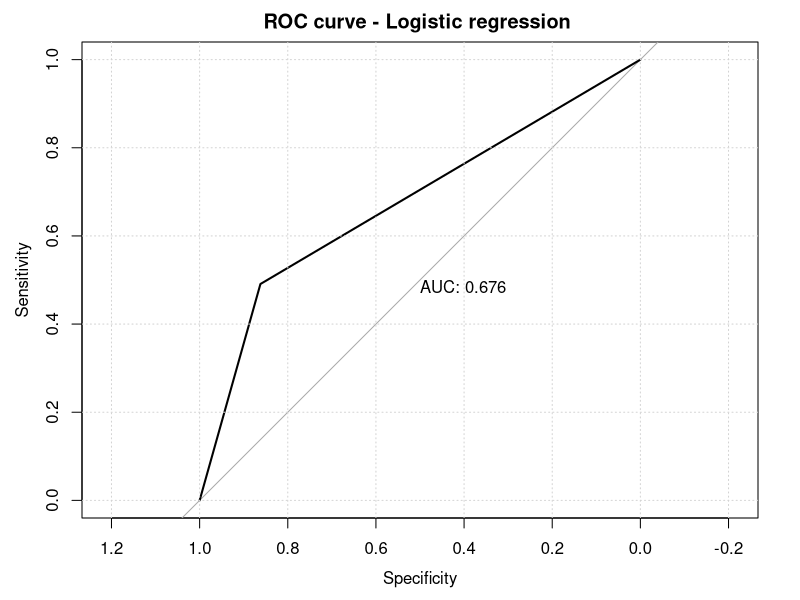
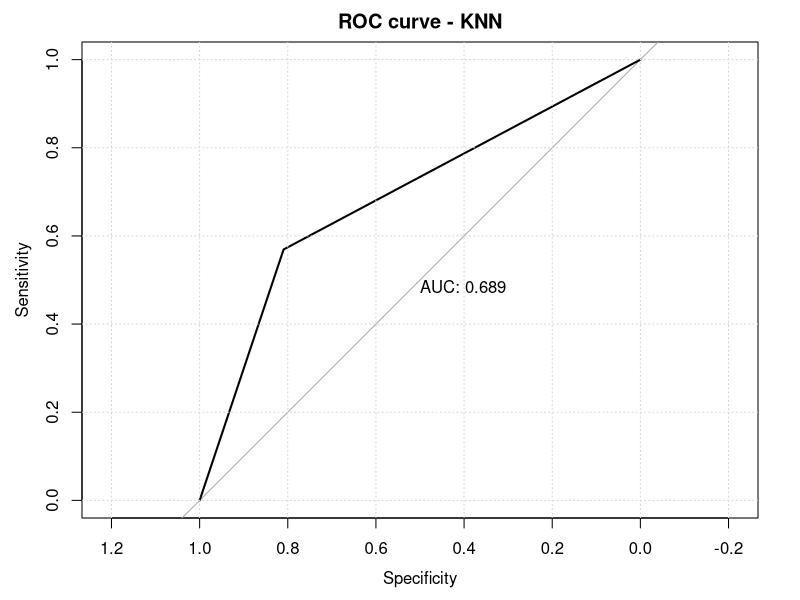
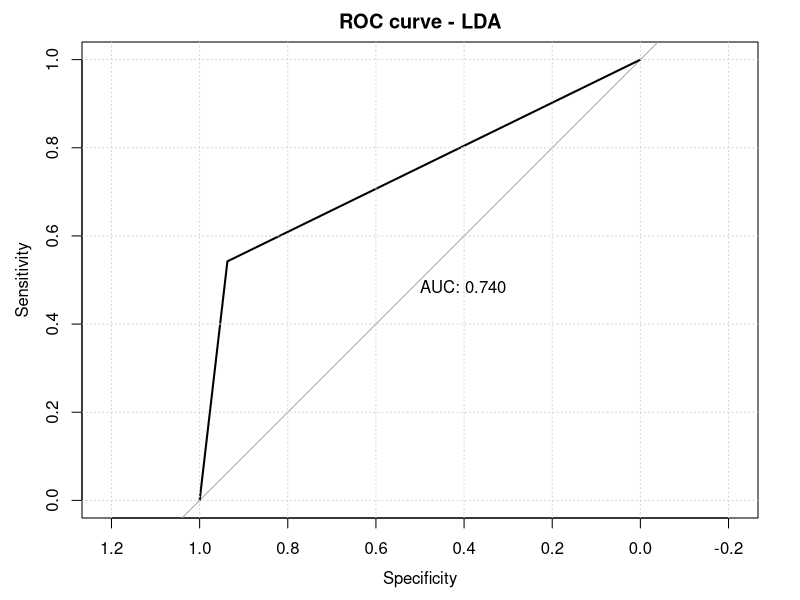
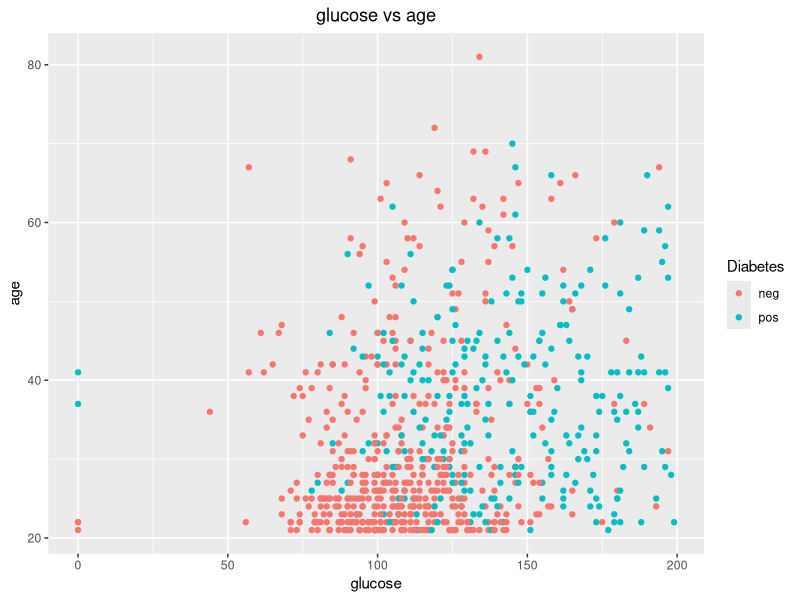
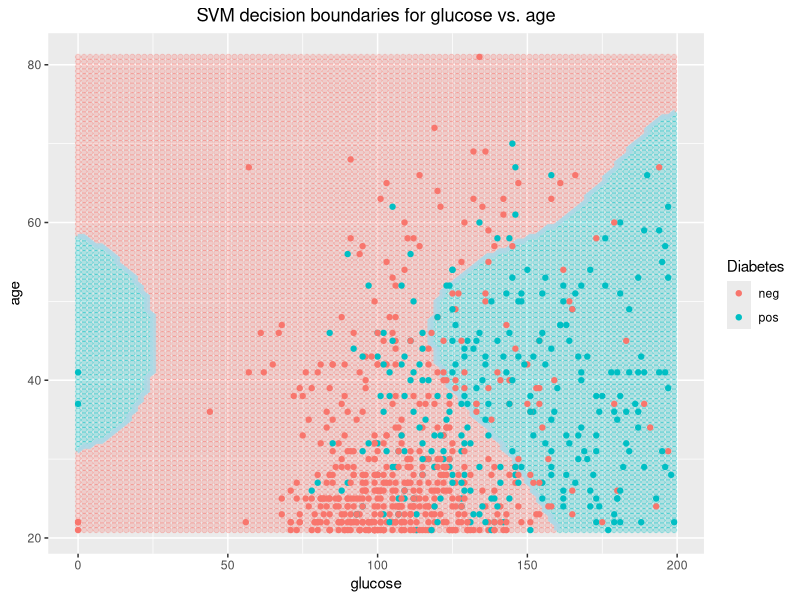
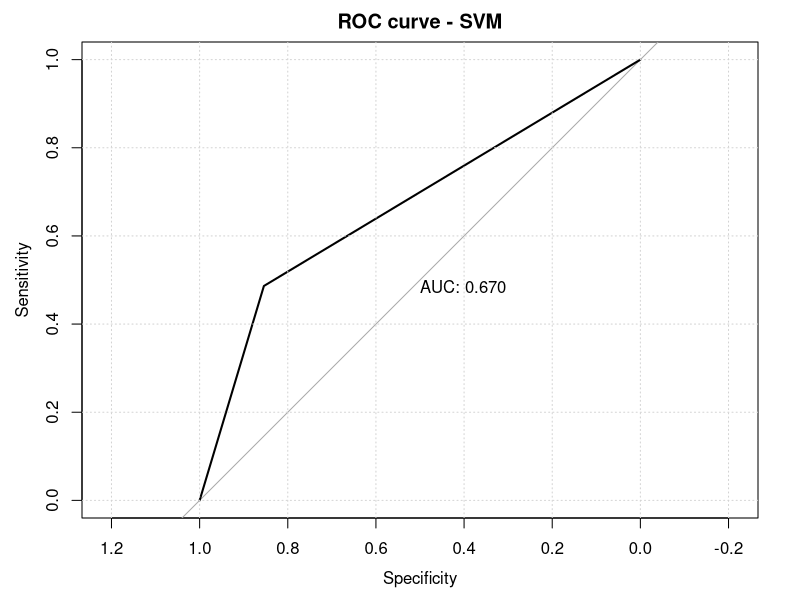
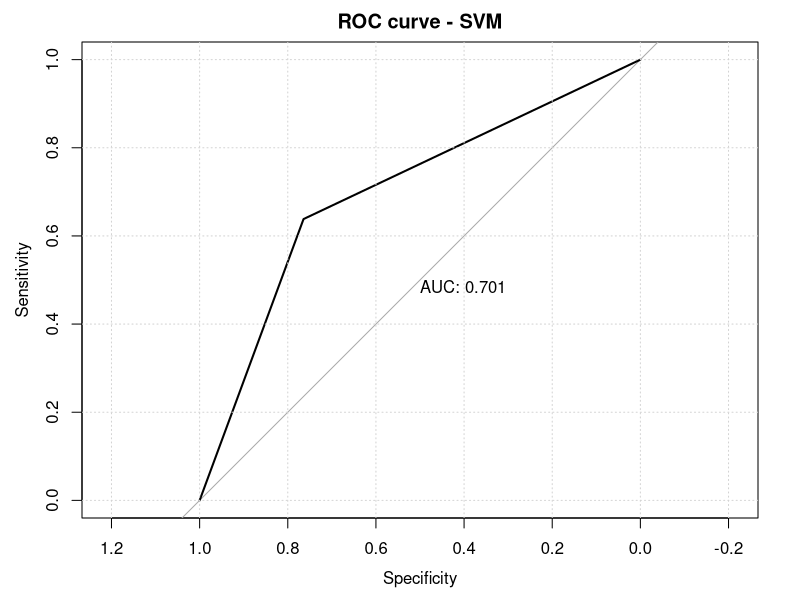
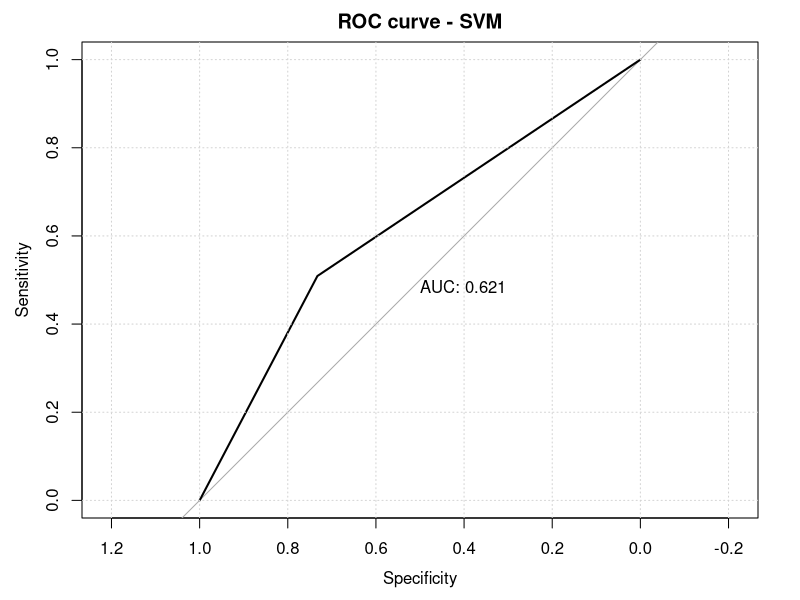

Recreate these plots in R, in order.
## ---- chunk 1
knitr::opts_chunk$set(echo = TRUE)
## ---- chunk 2
#assumption: the following packages have already been installed
library(mlbench) # For loading the dataset
library(tidyverse)
library(dplyr)
library(caTools) # For Logistic regression
library(pROC) # For ROC curve
library(FNN) # For KNN
library(MASS) # For LDA
library(e1071) # For SVM
## ---- chunk 3
data(PimaIndiansDiabetes)
## ---- chunk 4
dim(PimaIndiansDiabetes)
## ---- chunk 5
summary(PimaIndiansDiabetes)
## ---- chunk 6
head(PimaIndiansDiabetes, 5)
## ---- chunk 7
set.seed(2023)
## ---- chunk 8
split <- sample.split(PimaIndiansDiabetes, SplitRatio = 0.8) 

train_df <- subset(PimaIndiansDiabetes, split == "TRUE") 
test_df <- subset(PimaIndiansDiabetes, split == "FALSE") 
## ---- chunk 9
dim(train_df)
## ---- chunk 10
dim(test_df)
## ---- chunk 11
log.fit = glm(diabetes~., train_df , family="binomial")
summary(log.fit)
## ---- chunk 12
pred.log <- predict(log.fit, newdata = test_df[-9], type="response")
## ---- chunk 13
pred.log <- ifelse(pred.log > 0.5, 'pos', 'neg') 
## ---- chunk 14
confusion.matrix.log <- table(pred.log, test_df[,9], dnn=c('Predicted', 'Observed'))
print(confusion.matrix.log)
## ---- chunk 15
TN <- confusion.matrix.log[1,1]
TP <- confusion.matrix.log[2,2]
FP <- confusion.matrix.log[1,2]
FN <- confusion.matrix.log[2,1]

cat('True Negative:  ', TN, '\n')
cat('True Positive:  ', TP, '\n')
cat('False Positive: ', FP, '\n')
cat('False Negative: ', FN)
## ---- chunk 16
#Formulae for missclass.log referenced from hw3_solution.pdf and model_accuracy, precision, recall, specificity, f1_score referenced from ISLR 2nd edition.
missclass.log <- mean(pred.log != test_df[,9])
model_accuracy <- (TP + TN) / (TP + TN + FP + FN)
precision <- TP / (TP + FP)
recall <- TP / (TP + FN)
specificity <- TN / (TN + FP)
f1_score <- 2 * ((precision * recall) / (precision + recall))

cat("Misclassification Rate:        ", missclass.log, "\n")
cat("Model Accuracy:                ", model_accuracy, "\n")
cat("Precision:                     ", precision, "\n")
cat("Recall:                        ", recall, "\n")
cat("Specificity:                   ", specificity, "\n")
cat("F1 Score:                      ", f1_score, "\n")
## ---- chunk 17
test_df$diabetes <- ifelse(test_df$diabetes == 'pos', 1, 0)

pred.log <- ifelse(pred.log == 'pos', 1, 0)
## ---- chunk 18
test_roc <- roc(test_df$diabetes ~ pred.log, 
               plot = TRUE, 
               print.auc = TRUE,
               main ="ROC curve - Logistic regression ")
grid()
## ---- chunk 19
split <- sample.split(PimaIndiansDiabetes, SplitRatio = 0.8) 

train_df <- subset(PimaIndiansDiabetes, split == "TRUE") 
test_df <- subset(PimaIndiansDiabetes, split == "FALSE") 
## ---- chunk 20
X.train.raw <- train_df[, -9]
X.test.raw <- test_df[, -9]
Y.train <- train_df[, 9]
Y.test <- test_df[, 9]
## ---- chunk 21
knn.scaler <- function(x1, x2) {
  for (col in 1:ncol(x1)) {
    a <- mean(x2[, col])
    b <- sd(x2[, col])
    x1[, col] <- (x1[, col] - a) / b
  }
  x1
}

X.train <- knn.scaler(X.train.raw, X.train.raw)
X.test <- knn.scaler(X.test.raw, X.train.raw) 
## ---- chunk 22
pred.knn <- knn(X.train, X.test, Y.train, k = 1)
## ---- chunk 23
confusion.matrix.knn <- table(pred.knn, Y.test, dnn=c('Predicted', 'Observed'))
print(confusion.matrix.knn)
## ---- chunk 24
TN <- confusion.matrix.knn[1,1]
TP <- confusion.matrix.knn[2,2]
FP <- confusion.matrix.knn[1,2]
FN <- confusion.matrix.knn[2,1]

cat('True Negative:  ', TN, '\n')
cat('True Positive:  ', TP, '\n')
cat('False Positive: ', FP, '\n')
cat('False Negative: ', FN)
## ---- chunk 25
#Formulae for missclass.log and SE.missclass.log referenced from hw3_solution.pdf and model_accuracy, precision, recall, specificity, f1_score referenced from ISLR 2nd edition.
missclass.log <- mean(pred.knn != Y.test)
model_accuracy <- (TP + TN) / (TP + TN + FP + FN)
precision <- TP / (TP + FP)
recall <- TP / (TP + FN)
specificity <- TN / (TN + FP)
f1_score <- 2 * ((precision * recall) / (precision + recall))

cat("Misclassification Rate:        ", missclass.log, "\n")
cat("Model Accuracy:                ", model_accuracy, "\n")
cat("Precision:                     ", precision, "\n")
cat("Recall:                        ", recall, "\n")
cat("Specificity:                   ", specificity, "\n")
cat("F1 Score:                      ", f1_score, "\n")
## ---- chunk 26
Y.test <- ifelse(Y.test == 'pos', 1, 0)

pred.knn <- ifelse(pred.knn == 'pos', 1, 0)
## ---- chunk 27
test_roc <- roc(Y.test ~ pred.knn, 
               plot = TRUE, 
               print.auc = TRUE,
               main ="ROC curve - KNN")
grid()
## ---- chunk 28
split <- sample.split(PimaIndiansDiabetes, SplitRatio = 0.8) 

train_df <- subset(PimaIndiansDiabetes, split == "TRUE") 
test_df <- subset(PimaIndiansDiabetes, split == "FALSE") 
## ---- chunk 29
X.train.da <- train_df[, -9]
X.test.da <- test_df[, -9]
Y.train <- train_df[, 9]
Y.test <- test_df[, 9]
## ---- chunk 30
lda.scaler <- function(x1, x2) {
  for (col in 1:ncol(x1)) {
    a <- mean(x2[, col])
    b <- sd(x2[, col])
    x1[, col] <- (x1[, col] - a) / b
  }
  x1
}

X.train <- lda.scaler(X.train.da, X.train.da)
X.test <- lda.scaler(X.test.da, X.train.da) 
## ---- chunk 31
fit.lda <- lda(X.train, Y.train)
pred.lda <- predict(fit.lda, X.test)$class
## ---- chunk 32
confusion.matrix.lda <- table(pred.lda, Y.test, dnn=c('Predicted', 'Observed'))
print(confusion.matrix.lda)
## ---- chunk 33
TN <- confusion.matrix.lda[1,1]
TP <- confusion.matrix.lda[2,2]
FP <- confusion.matrix.lda[1,2]
FN <- confusion.matrix.lda[2,1]

cat('True Negative:  ', TN, '\n')
cat('True Positive:  ', TP, '\n')
cat('False Positive: ', FP, '\n')
cat('False Negative: ', FN)
## ---- chunk 34
#Formulae for missclass.log and SE.missclass.log referenced from hw3_solution.pdf and model_accuracy, precision, recall, specificity, f1_score referenced from ISLR 2nd edition.
missclass.log <- mean(pred.lda != Y.test)
model_accuracy <- (TP + TN) / (TP + TN + FP + FN)
precision <- TP / (TP + FP)
recall <- TP / (TP + FN)
specificity <- TN / (TN + FP)
f1_score <- 2 * ((precision * recall) / (precision + recall))

cat("Misclassification Rate:        ", missclass.log, "\n")
cat("Model Accuracy:                ", model_accuracy, "\n")
cat("Precision:                     ", precision, "\n")
cat("Recall:                        ", recall, "\n")
cat("Specificity:                   ", specificity, "\n")
cat("F1 Score:                      ", f1_score, "\n")
## ---- chunk 35
Y.test <- ifelse(Y.test == 'pos', 1, 0)

pred.lda <- ifelse(pred.lda == 'pos', 1, 0)
## ---- chunk 36
test_roc <- roc(Y.test ~ pred.lda, 
               plot = TRUE, 
               print.auc = TRUE,
               main ="ROC curve - LDA")
grid()
## ---- chunk 37
PimaIndiansDiabetes %>% 
  ggplot(aes(x = glucose, 
             y = age, 
             color = as.factor(diabetes)))+
  geom_point()+ 
  ggtitle("glucose vs age") +
  labs(x = "glucose",
       y = "age", 
       colour = "Diabetes")+ 
  theme(plot.title = element_text(hjust = 0.5))
## ---- chunk 38
x_glucose_age <- PimaIndiansDiabetes %>% 
  dplyr::select(glucose, age) %>% 
  as.matrix()

head(x_glucose_age, 5)
## ---- chunk 39
split <- sample.split(PimaIndiansDiabetes, SplitRatio = 0.8) 

train_df <- subset(PimaIndiansDiabetes, split == "TRUE") 
test_df <- subset(PimaIndiansDiabetes, split == "FALSE") 

x_glucose_age_train <- subset(x_glucose_age, split == "TRUE") 
x_glucose_age_test <- subset(x_glucose_age, split == "FALSE") 
## ---- chunk 40
glucose <- seq(from = min(PimaIndiansDiabetes$glucose), 
                  to = max(PimaIndiansDiabetes$glucose), 
                  length = 100)

age <- seq(from = min(PimaIndiansDiabetes$age), 
                   to = max(PimaIndiansDiabetes$age), 
                   length = 100)

fine_grid_glucose_age <- as.data.frame(expand.grid(glucose, age))


fine_grid_glucose_age <- fine_grid_glucose_age %>%
  dplyr::rename(glucose = "Var1", age = "Var2")
## ---- chunk 41
fit.svm <- svm(x = x_glucose_age, 
               y = PimaIndiansDiabetes$diabetes, 
               type = "C-classification", kernel = "radial")

fine_grid_glucose_age$diabetes_pred <- predict(fit.svm, newdata = fine_grid_glucose_age, type = "decision")
## ---- chunk 42
ggplot() +
  geom_point(data = fine_grid_glucose_age, aes(x = glucose, y = age, colour = diabetes_pred), alpha = 0.25) + 
  geom_contour(data = fine_grid_glucose_age, aes(x = glucose, y = age, z = as.integer(diabetes_pred)),
               lineend = "round", linejoin = "round", linemitre = 1, size = 0.25, color = "lightblue", bins = 10) + 
  geom_point(data = PimaIndiansDiabetes, aes(x = glucose, y = age, colour = diabetes)) +
  ggtitle("SVM decision boundaries for glucose vs. age") +
  labs(x = "glucose", y = "age", colour = "Diabetes") +
  theme(plot.title = element_text(hjust = 0.5))
## ---- chunk 43
split <- sample.split(PimaIndiansDiabetes, SplitRatio = 0.8) 

train_df <- subset(PimaIndiansDiabetes, split == "TRUE") 
test_df <- subset(PimaIndiansDiabetes, split == "FALSE") 
## ---- chunk 44
tune.svm <- tune(svm, diabetes~., data = train_df, 
                 kernel = "radial",
                 ranges = list(cost = c(0.1,1,10,100,1000),
                               gamma = c(0.5,1,2,3,4,5)))
## ---- chunk 45
svm.fit <- tune.svm$best.model
svm.fit
## ---- chunk 46
pred.svm = predict(svm.fit, test_df[,-9])
## ---- chunk 47
confusion.matrix.svm <- table(pred.svm, test_df$diabetes, dnn=c('Predicted', 'Observed'))
print(confusion.matrix.svm)
## ---- chunk 48
TN <- confusion.matrix.svm[1,1]
TP <- confusion.matrix.svm[2,2]
FP <- confusion.matrix.svm[1,2]
FN <- confusion.matrix.svm[2,1]

cat('True Negative:  ', TN, '\n')
cat('True Positive:  ', TP, '\n')
cat('False Positive: ', FP, '\n')
cat('False Negative: ', FN)
## ---- chunk 49
#Formulae for missclass.log and SE.missclass.log referenced from hw3_solution.pdf and model_accuracy, precision, recall, specificity, f1_score referenced from ISLR 2nd edition.
missclass.log <- mean(pred.svm != test_df$diabetes)
model_accuracy <- (TP + TN) / (TP + TN + FP + FN)
precision <- TP / (TP + FP)
recall <- TP / (TP + FN)
specificity <- TN / (TN + FP)
f1_score <- 2 * ((precision * recall) / (precision + recall))

cat("Misclassification Rate:        ", missclass.log, "\n")
cat("Model Accuracy:                ", model_accuracy, "\n")
cat("Precision:                     ", precision, "\n")
cat("Recall:                        ", recall, "\n")
cat("Specificity:                   ", specificity, "\n")
cat("F1 Score:                      ", f1_score, "\n")
## ---- chunk 50
test_df$diabetes <- ifelse(test_df$diabetes == 'pos', 1, 0)

pred.svm <- ifelse(pred.svm == 'pos', 1, 0)
## ---- chunk 51
test_roc <- roc(test_df$diabetes ~ pred.svm, 
               plot = TRUE, 
               print.auc = TRUE,
               main ="ROC curve - SVM")
grid()
## ---- chunk 52
split <- sample.split(PimaIndiansDiabetes, SplitRatio = 0.8) 
train_df <- subset(PimaIndiansDiabetes, split == "TRUE") 
test_df <- subset(PimaIndiansDiabetes, split == "FALSE") 

svm.fit.1 <- svm(diabetes ~., train_df,
                 type = "C-classification", kernel = "radial",
                 cost = 10, gamma = 0.5)
pred.svm.1 = predict(svm.fit.1, test_df[,-9])

test_df$diabetes <- ifelse(test_df$diabetes == 'pos', 1, 0)
pred.svm.1 <- ifelse(pred.svm.1 == 'pos', 1, 0)

test_roc <- roc(test_df$diabetes ~ pred.svm.1, 
               plot = TRUE, 
               print.auc = TRUE,
               main ="ROC curve - SVM")
grid()
## ---- chunk 53
split <- sample.split(PimaIndiansDiabetes, SplitRatio = 0.8) 
train_df <- subset(PimaIndiansDiabetes, split == "TRUE") 
test_df <- subset(PimaIndiansDiabetes, split == "FALSE") 

svm.fit.2 <- svm(diabetes ~., train_df,
                 type = "C-classification", kernel = "radial",
                 cost = 50, gamma = 0.5)
svm.fit.2 = predict(svm.fit.2, test_df[,-9])

test_df$diabetes <- ifelse(test_df$diabetes == 'pos', 1, 0)
svm.fit.2 <- ifelse(svm.fit.2 == 'pos', 1, 0)

test_roc <- roc(test_df$diabetes ~ svm.fit.2, 
               plot = TRUE, 
               print.auc = TRUE,
               main ="ROC curve - SVM")
grid()
## ---- chunk 54
split <- sample.split(PimaIndiansDiabetes, SplitRatio = 0.8) 
train_df <- subset(PimaIndiansDiabetes, split == "TRUE") 
test_df <- subset(PimaIndiansDiabetes, split == "FALSE") 

svm.fit.3 <- svm(diabetes ~., train_df,
                 type = "C-classification", kernel = "radial",
                 cost = 50, gamma = 1)
svm.fit.3 = predict(svm.fit.3, test_df[,-9])

test_df$diabetes <- ifelse(test_df$diabetes == 'pos', 1, 0)
svm.fit.3 <- ifelse(svm.fit.3 == 'pos', 1, 0)

test_roc <- roc(test_df$diabetes ~ svm.fit.3, 
               plot = TRUE, 
               print.auc = TRUE,
               main ="ROC curve - SVM")
grid()
